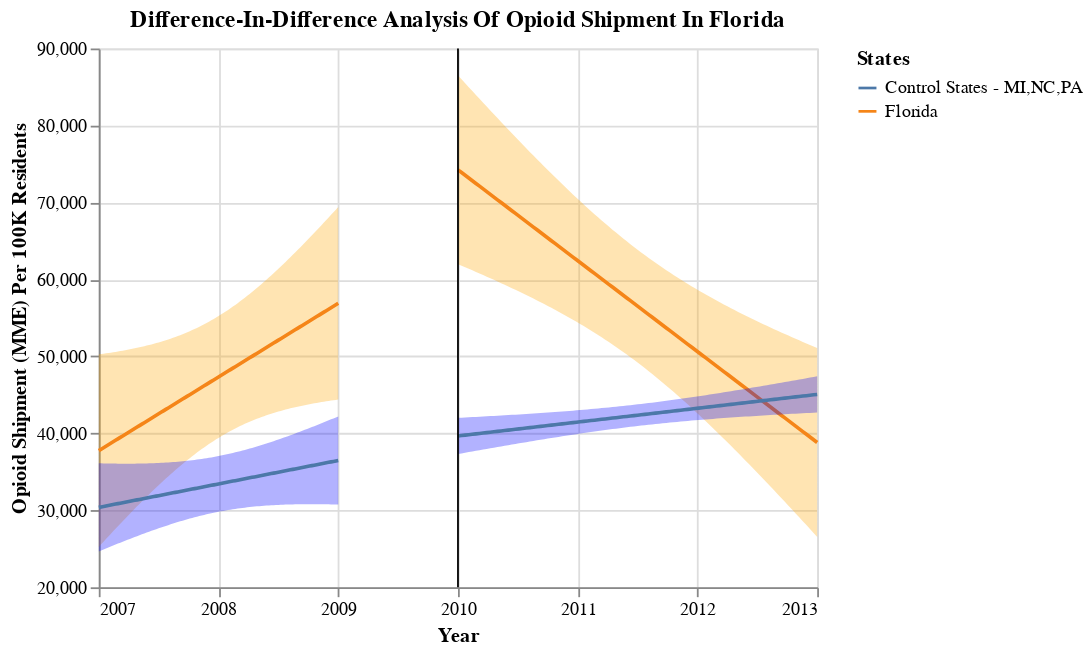

Here is the notebook cell this chart was saved with:
### Code cell
# creating the final plot for pre-post analysis of drug overdose deaths in Florida
 
florida_before_chart = build_chart(
    fl_b4, "orange", "Year","shipment_per_100k", "Florida",  alpha=0.05
)
 
florida_after_chart = build_chart(
    fl_after, "orange", "Year", "shipment_per_100k", "Florida", alpha=0.05
)

other_states_before_chart = build_chart(
    comp_b4, "blue", "Year","shipment_per_100k", "Control States - MI,NC,PA",  alpha=0.05
)
 
other_states_after_chart = build_chart(
    comp_after, "blue", "Year", "shipment_per_100k", "Control States - MI,NC,PA", alpha=0.05
)
 
florida_final_diff_in_diff_prescriptions = (florida_before_chart + florida_after_chart + other_states_before_chart + other_states_after_chart + line).properties(title="Difference-In-Difference Analysis Of Opioid Shipment In Florida")
 
florida_final_diff_in_diff_prescriptions
